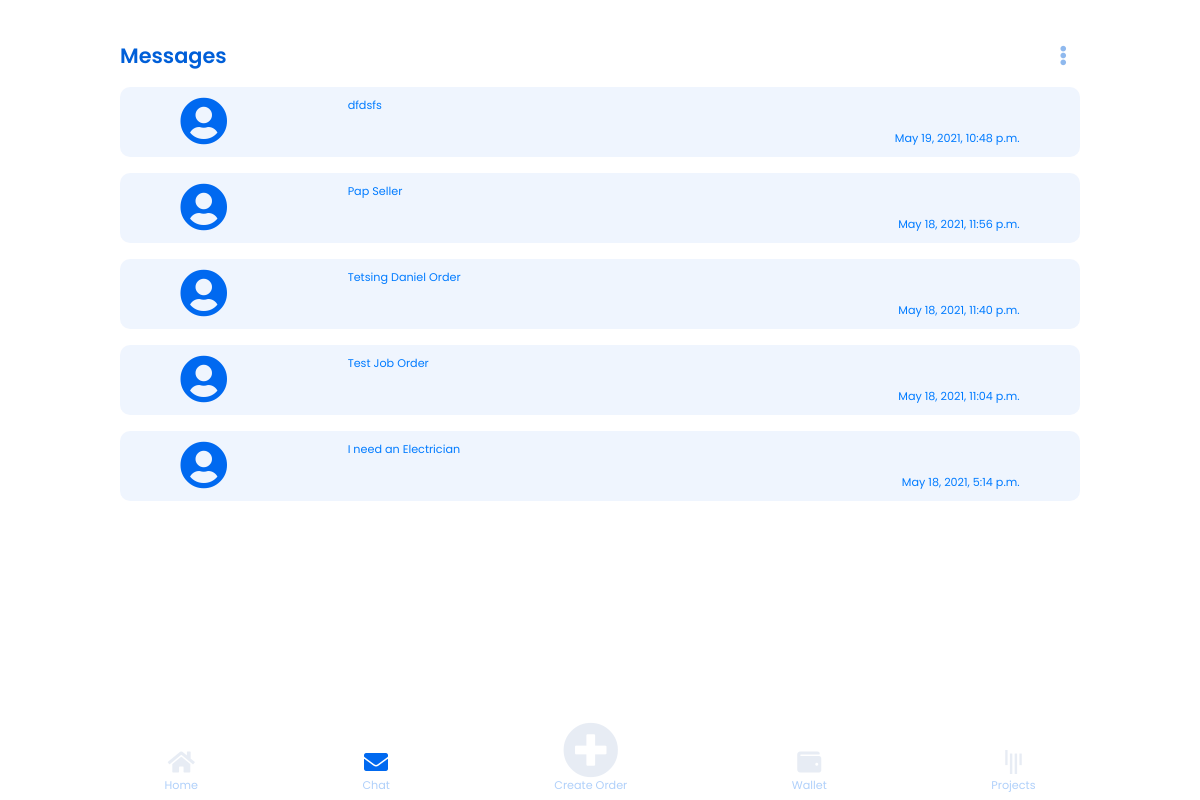
/client_chat (signed in), run on an earlier commit of the app's database.
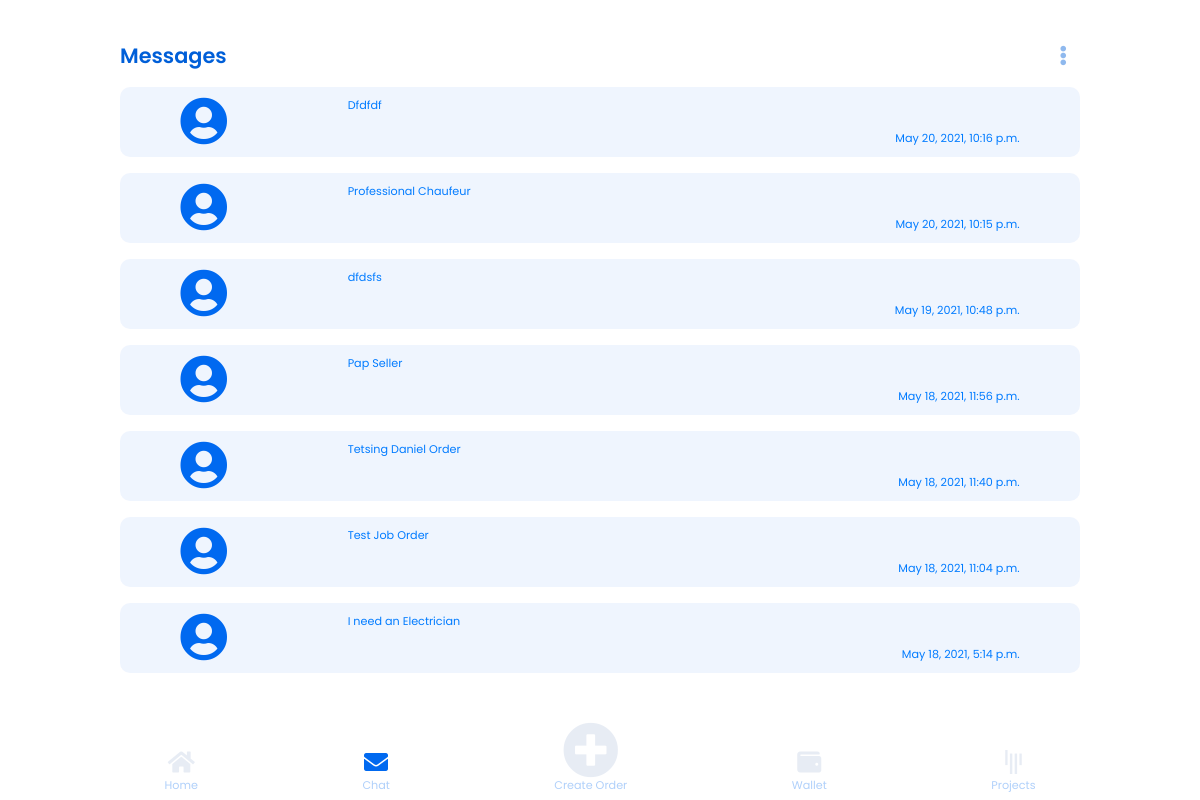
And on a later commit of the database.
### app/models.py (models this page shows, shortened)
class Project_Gig(models.Model):
    class Meta:
        db_table = "Gig/Project Table"
    order_id = models.TextField(max_length=20,verbose_name="Order ID",null=True)
    client_id = models.TextField(max_length=20,verbose_name="Client ID",null=True)
    artisan_id = models.TextField(max_length=20,verbose_name="Artisan ID",null=True)
    project_title= models.TextField(max_length=500,verbose_name="Project Title", null=True)
    canChat = models.BooleanField(default=False, verbose_name="Chat permission")
    projectStatus = models.TextField(max_length=15,  default='pending', verbose_name="Order Status")
    endProject = models.BooleanField(default=False, verbose_name="Was Projected ended")
    isCompleted = models.BooleanField(default=False, verbose_name="was Project completed") # sto be filled by artisan check options
    date_added = models.DateTimeField(default=timezone.now)

### app/views.py (the view)
# urls.py: path("client_chat", views.client_chat_page, name="client_chat"),
def client_chat_page(request):
    if 'user_id' in request.session:
        user_id = request.session["user_id"]
        try:
            project = Project_Gig.objects.filter(client_id=user_id).order_by('-date_added')
            if project:
                return_data = {
                    "error": False,
                    "projects": project,
                    "user": user_id,
                }
            else:
                return_data = {
                    "error": False,
                    "message": "",
                }
        except Exception as e:
            return_data = {
                "error": True,
                "message": str(e)
            }
        return render(request,"client/chat/chat.html", return_data)
    else:
        return redirect('/login')

### app/templates/client/chat/chat.html (shortened to what this page needs)
{% extends "client/nav.html" %}
{% load static %}
{% block body%}
<section class="home-background">
<div style="width: 100%; display: flex; justify-content: space-between;">
    <p class="text-left" style="color:#005FD8; font-size: 1.3rem; font-weight: 600; font-family: Poppins;">Messages</p>
    <button class="navbar-toggler" type="button" data-toggle="collapse" data-target="#navbarSupportedContent" ><i class="fas fa-ellipsis-v  text-right" style="color: #005FD870;" ></i></button>
  </div>
    {% if projects %}
    {% for p in projects %}
    {% if p.canChat == True %}
    <a href="{% url 'client_individual_chat' p.id %}"><div class="chat-div mt-3">
        <i class="fas fa-user-circle fa-alt" style="color: #0069F0;"  ></i>
        <div style="width: 70%;">
          <p class="mb-3">{{p.project_title}}</p>
          <p class="text-right">{{p.date_added}}</p>
        </div>
      </div></a>
    {% endif %}
    {% endfor %}
    {% else %}
    <div class='text-center text-primary' style="margin-top:50px;">There is no chat history yet</div>
    {% endif %}
</section>
<footer class="footer">
    <a href="{% url 'client_home' %}">
        <i class="fas fa-home fa-2x  "></i>
        <p style="margin-top:-70px; color:#0069F050;">Home</p>
    </a>
    <a href="">
        <i class="fas fa-envelope fa-2x active-icon"></i>
        <p style="margin-top:-70px; color:#0069F050;">Chat</p>
    </a>
    <a href="{% url 'new_order' %}">
        <i class="fas fa-plus-circle fa-3x "></i>
        <p style="margin-top:-70px; color:#0069F050;">Create Order</p>
    </a>
    <a href="{% url 'client_wallet' %}">
        <i class="fas fa-wallet fa-2x "></i>
        <p style="margin-top:-70px; color:#0069F050;">Wallet</p>
    </a>
    <a href="{% url 'project' %}">
        <i class="fab fa-gitter fa-2x "></i>
        <p style="margin-top:-70px; color:#0069F050;">Projects</p>
    </a>
</footer>
{% endblock %}

What changed in the data, as far as the page shows it:
added Project_Gig: project_title "Dfdfdf", date_added "May 20, 2021, 10:16 p.m."
added Project_Gig: project_title "Professional Chaufeur", date_added "May 20, 2021, 10:15 p.m."
